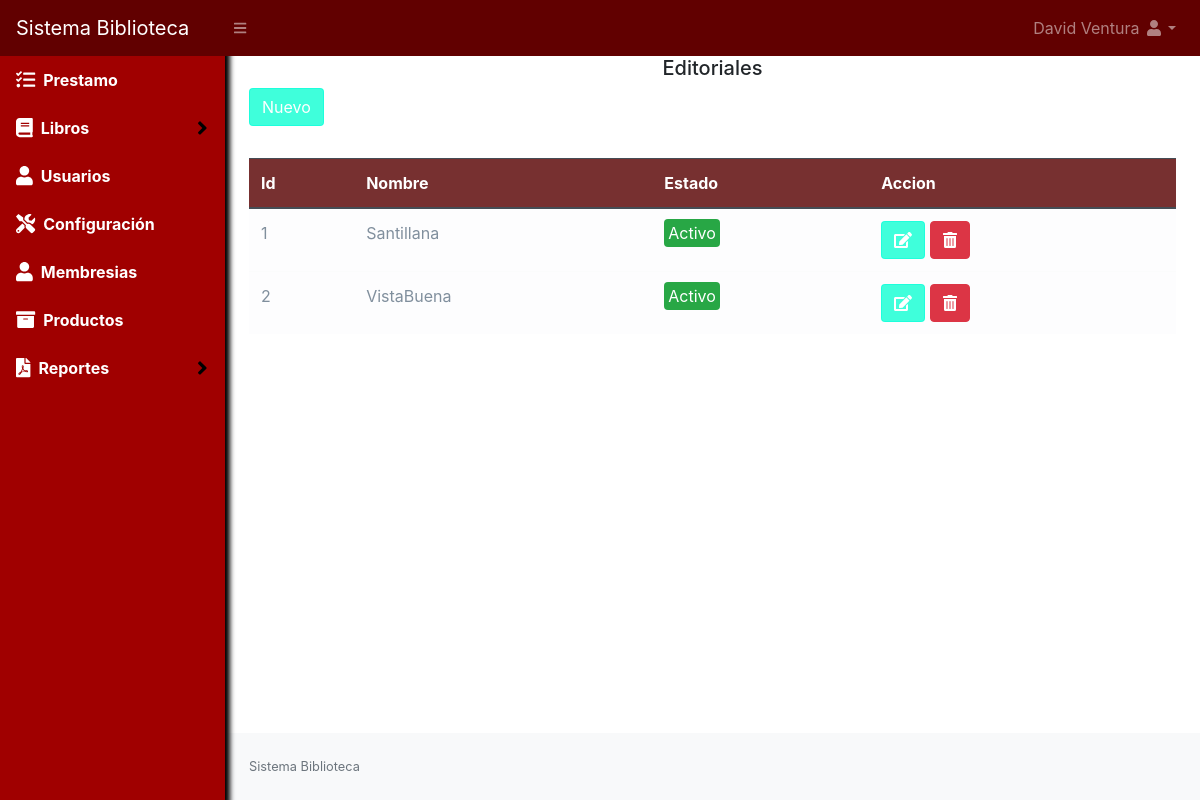
Screenshot of /editorial (signed in) with the database file from the repository.
### tables this page shows
CREATE TABLE `editorial` (
  `id` int NOT NULL AUTO_INCREMENT,
  `editorial` varchar(150) NOT NULL,
  `estado` int NOT NULL DEFAULT '1',
  PRIMARY KEY (`id`)
);

### Libraries/Core/Views.php (called while the page is built)
<?php
class Views{
    function getView($controller, $view, $data="", $alert="", $config = "", $cliente = "")
    {
        $controller = get_class($controller);
        if ($controller == "Home") {
            $view = "Views/".$view.".php";
        }else{
            $view = "Views/" . $controller . "/" . $view . ".php";
        }
        require_once($view);
    }
}
?>

### index.php (called while the page is built, shortened)
<?php
require_once("Helpers/Helpers.php");
require_once("Libraries/Core/Load.php");
?>

### Libraries/Core/Mysql.php (called while the page is built, shortened)
<?php
class Mysql extends Conexion{
    private $conexion;
    function __construct()
    {
        $this->conexion = new Conexion();
        $this->conexion = $this->conexion->conect();
    }
    public function select_all(string $query){
        $this->strquery = $query;
        $result = $this->conexion->prepare($this->strquery);
        $result->execute();
        $data = $result->fetchall(PDO::FETCH_ASSOC);
        return $data;
    }
}
?>

### Libraries/Core/Conexion.php (called while the page is built)
<?php
class Conexion{
    private $conect;
    public function __construct()
    {
      $conexion = "mysql:host=".HOST.";dbname=".BD.";.CHARSET.";
      try {
          $this->conect = new PDO($conexion, DB_USER, PASS);
          $this->conect->setAttribute(PDO::ATTR_ERRMODE, PDO::ERRMODE_EXCEPTION);
      } catch (PDOException $e) {
          $this->conect = "Error en la conexion";
          echo "Error: " . $e->getMessage();
      }
    }
    public function conect()
    {
        return $this->conect;
    }
}
?>

### Models/EditorialModel.php (called while the page is built, shortened)
<?php
class EditorialModel extends Mysql{
    public function selectEditorial()
    {
        $sql = "SELECT * FROM editorial";
        $res = $this->select_all($sql);
        return $res;
    }
}
?>

### Helpers/Helpers.php (called while the page is built, shortened)
<?php
function base_url()
{
    return BASE_URL;
}
?>

### Views/editorial/listar.php (the view, shortened to what this page needs)
<div id="layoutSidenav_content">
    <main>
        <div class="container-fluid">
            <h5 class="text-center">Editoriales</h5>
            <div class="row">
                <div class="col-lg-12">
                    <button class="btn btn-primary mb-2" type="button" data-toggle="modal" data-target="#nuevoEditorial">Nuevo</button>
                    <div class="table-responsive">
                        <table class="table table-light mt-4" id="table">
                            <thead class="thead-dark">
                                <tr>
                                    <th>Id</th>
                                    <th>Nombre</th>
                                    <th>Estado</th>
                                    <th>Accion</th>
                                </tr>
                            </thead>
                            <tbody>
                                <?php foreach ($data as $editorial) {
                                    if ($editorial['estado'] == 1) {
                                        $estado = '<span class="badge-success p-1 rounded">Activo</span>';
                                    } else {
                                        $estado = '<span class="badge-danger p-1 rounded">Inactivo</span>';
                                    }
                                ?>
                                    <tr>
                                        <td><?php echo $editorial['id']; ?></td>
                                        <td><?php echo $editorial['editorial']; ?></td>
                                        <td><?php echo $estado; ?></td>
                                        <td>
                                            <a class="btn btn-primary" href="<?php echo base_url() ?>editorial/editar?id=<?php echo $editorial['id']; ?>"><i class="fas fa-edit"></i></a>
                                            <?php if ($editorial['estado'] == 1) { ?>
                                                <form method="post" action="<?php echo base_url() ?>editorial/eliminar" class="d-inline eliminar">
                                                    <button class="btn btn-danger" type="submit"><i class="fas fa-trash-alt"></i></button>
                                                </form>
                                            <?php } ?>
                                        </td>
                                    </tr>
                                <?php } ?>
                            </tbody>
                        </table>
                    </div>
                </div>
            </div>
        </div>
    </main>

### rows the page displays
editorial: id "1", editorial "Santillana", estado "Activo"
editorial: id "2", editorial "VistaBuena", estado "Activo"

### other values shown
$_SESSION['nombre'] "David Ventura"
